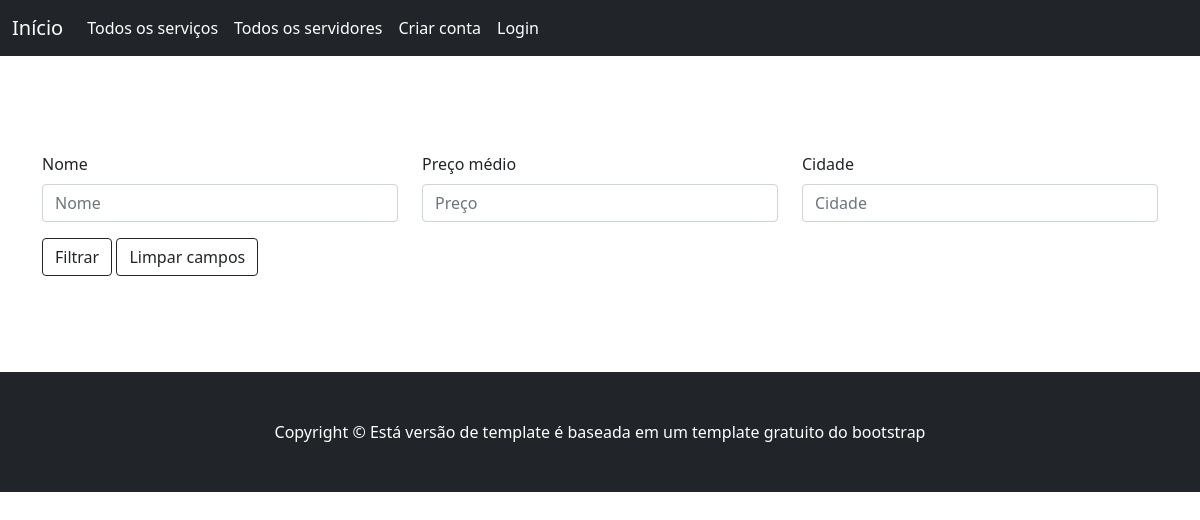
Page /servico/listar/ on the earlier database version.
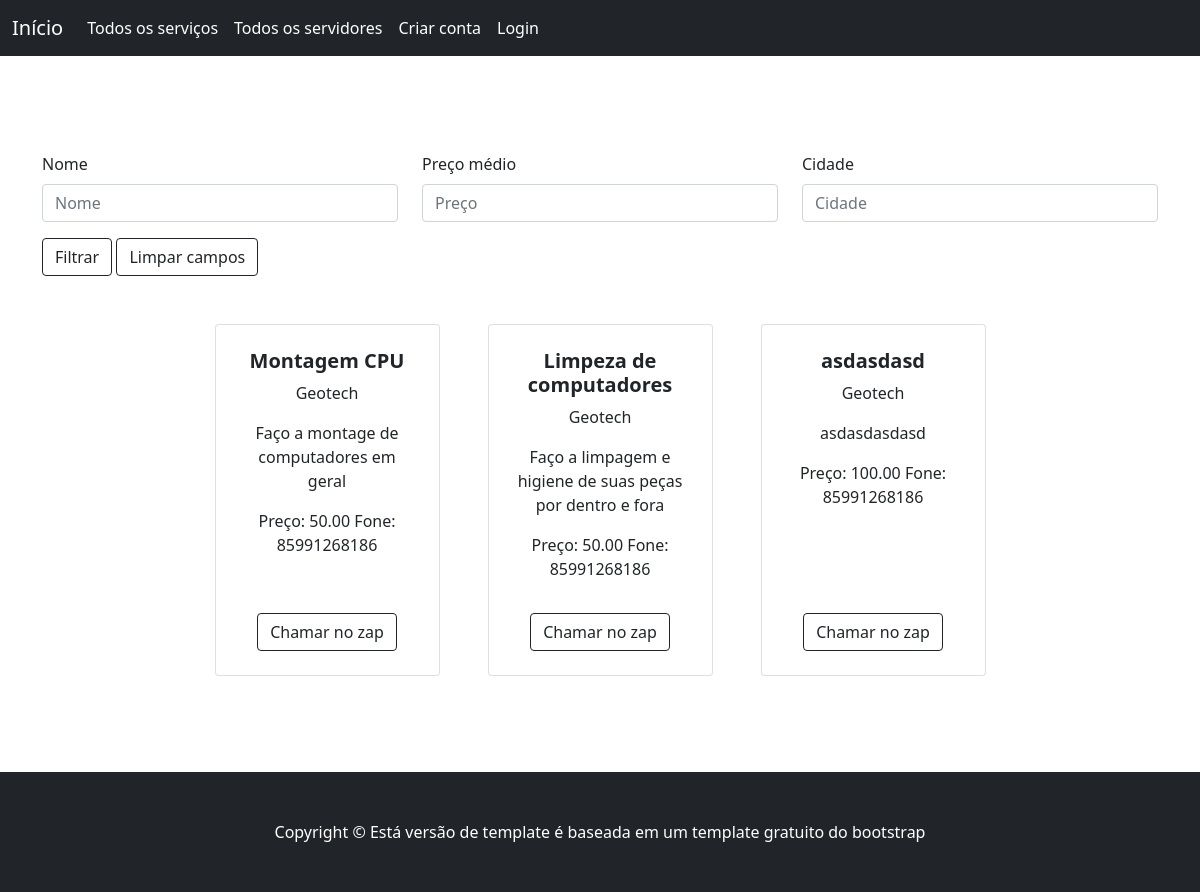
Same page on the later database version.
### core/models.py (models this page shows, shortened)
class Servico(models.Model):
    nome = models.CharField(max_length=256)
    preco = models.DecimalField(max_digits=10,decimal_places=2)
    descricao = models.CharField(max_length=1000)
    prestador = models.ForeignKey(Prestador, on_delete=models.CASCADE)
    class Meta:
        verbose_name = 'Serviço'
        verbose_name_plural = 'Serviços'

class Prestador(models.Model):
    nome = models.CharField(max_length=64)
    ramo = models.CharField(max_length=64)
    whatsapp = models.CharField(max_length=15)
    user = models.OneToOneField(User, on_delete=models.CASCADE)
    foto_perfil = models.ImageField(null=True, blank=True)
    class Meta:
        verbose_name = 'Prestador'
        verbose_name_plural = 'Prestadores'

### core/views.py (the view)
# urls.py: path('servico/listar/', ServicoListView.as_view(), name='servico_list_view'),
class ServicoListView(ListView):
    model = Servico
    template_name = './servico/listar.html'
    def get_context_data(self, **kwargs):
        context = super().get_context_data(**kwargs)
        query = self.request.GET.dict()
        servicos = Servico.objects.all()
        if query:
            servicos = filtragem_servico(servicos, query)
        context['servicos'] = servicos
        return context

### core/templates/servico/listar.html (shortened to what this page needs)
{% extends 'base.html' %}
{%block content %}
<section class="py-5">
  <div class='container mt-5'>
    <form method="get">
      <div class='row'>
        <div class='col col-sm-12 col-md-4'>
          <label for="nomeFilter" class="form-label">Nome</label>
          <input type="text" class="form-control" id="nomeFilter" name="nome_filter" placeholder="Nome">
        </div>
        <div class="col col-sm-12 col-md-4">
          <label for="preco" class="form-label">Preço médio</label>
          <input type="number" class="form-control" id="precoFilter" name="preco_filter" placeholder="Preço">
        </div>
        <div class="col col-sm-12 col-md-4">
          <label for="cidadeFilter" class="form-label">Cidade</label>
          <input type="text" class="form-control" id="cidadeFilter" name="cidade_filter" placeholder="Cidade">
        </div>
      </div>
      <div class="row">
        <div class="col sm-12 lg-5">
          <button type="submit" class="btn btn-outline-dark mt-3">Filtrar</button>
          <button type="reset" class="btn btn-outline-dark mt-3">Limpar campos</button>
        </div>
      </div>
    </form>
  </div>
  <div class="container px-4 px-lg-5 mt-5">
    <div class="row gx-4 gx-lg-5 row-cols-2 row-cols-md-3 row-cols-xl-4 justify-content-center">
      {% for servico in servicos %}
      <div class="col mb-5">
        <div class="card h-100">
          <div class="card-body p-4">
            <div class="text-center">
              <h5 class="fw-bolder">{{servico.nome}}</h5>
              <p class="card-text">{{servico.prestador.nome}} </p>
              <p class="card-text">{{servico.descricao}} </p>
              <p class="card-text">Preço: {{servico.preco}} Fone: {{servico.prestador.whatsapp}} </p>
            </div>
          </div>
          <div class="card-footer p-4 pt-0 border-top-0 bg-transparent">
            <div class="text-center">              <a class="btn btn-outline-dark mt-2" href="https://api.whatsapp.com/send?phone=+55{{servico.prestador.whatsapp}}">Chamar no zap</a>
            </div>
          </div>
        </div>
      </div>
      {% endfor%}
    </div>
  </div>
</section>
{% endblock%}

Differences in the rows shown:
added Servico: nome "Montagem CPU", prestador.nome "Geotech", descricao "Faço a montage de computadores em geral", preco "50.00", prestador.whatsapp "85991268186"
added Servico: nome "Limpeza de computadores", prestador.nome "Geotech", descricao "Faço a limpagem e higiene de suas peças por dentro e fora", preco "50.00", prestador.whatsapp "85991268186"
added Servico: nome "asdasdasd", prestador.nome "Geotech", descricao "asdasdasdasd", preco "100.00", prestador.whatsapp "85991268186"
